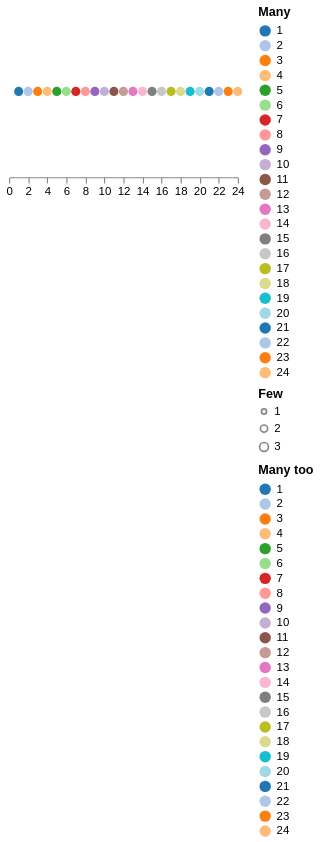

Specify this chart in Vega-Lite:
### Vega specification from a JSON file in a GitHub repository (floating-point values rounded to 4 significant figures)
{"$schema": "https://vega.github.io/schema/vega/v6.json", "description": "Two scrollable legends stacked on the right share the column's height budget.", "width": 200, "height": 150, "padding": 5, "autosize": "pad", "data": [{"name": "source", "transform": [{"type": "sequence", "start": 1, "stop": 25, "as": "x"}]}], "scales": [{"name": "x", "type": "linear", "domain": {"data": "source", "field": "x"}, "range": "width"}, {"name": "color", "type": "ordinal", "range": {"scheme": "category20"}, "domain": {"data": "source", "field": "x"}}, {"name": "size", "type": "ordinal", "range": [20, 40, 60], "domain": [1, 2, 3]}], "axes": [{"scale": "x", "orient": "bottom"}], "legends": [{"fill": "color", "title": "Many", "orient": "right", "symbolLimit": 0, "maxHeight": 250}, {"size": "size", "title": "Few", "orient": "right"}, {"fill": "color", "title": "Many too", "orient": "right", "symbolLimit": 0, "maxHeight": 250}], "marks": [{"type": "symbol", "from": {"data": "source"}, "encode": {"update": {"x": {"scale": "x", "field": "x"}, "y": {"value": 75}, "fill": {"scale": "color", "field": "x"}}}}]}
